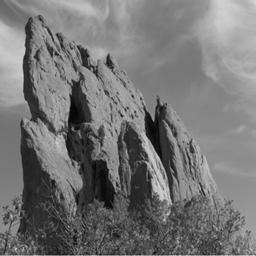
%> input picture Midsem Exam/mountain.jpg, 256 x 256 px
$ octave exam1.m   (GNU Octave 9; MATLAB toolbox functions it lacks are replaced by stand-ins)
%> lines starting %> are read from the running program, lines starting %| are printed output that depends on the picture
% Clear variables, close figures, and clear command window
clear all;
close all;
clc;

% Read the mountain image
img = imread('mountain.jpg');
%> img is the input picture: size 256x256x3 uint8; min 0, max 216, mean 117.1
figure, imshow(img);
title("original Image");

% Define Gaussian filter kernel as instructed in the problem
gaussian_kernel = fspecial('gaussian', [5 5], 1);

% Apply Gaussian filter to smooth the image as it is mentioned
img_smooth = imfilter(img, gaussian_kernel, 'replicate');
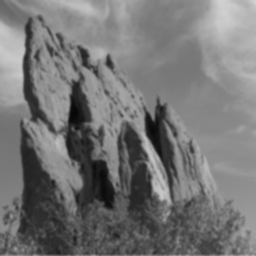
%> img_smooth: size 256x256x3 uint8; min 6, max 210, mean 117.1
figure, imshow(img_smooth);
title("Gaussian Image");

% using 1.5 to submit and 0.5 and 1 for other questions
alpha = 2;

% Sharpen the image using the formula: it can be seen in the question
img_sharp = (1 + alpha) * double(img) - alpha * double(img_smooth);
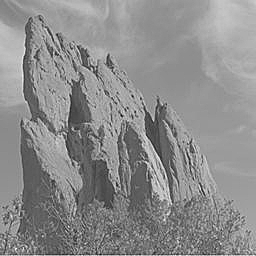
%> img_sharp: size 256x256x3 double; min -115, max 306, mean 117.1; drawn with min black and max white

% Convert the sharpened image back to uint8 otherwise no good result
img_sharp = uint8(img_sharp);
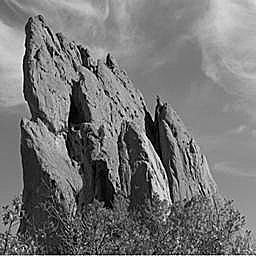
%> img_sharp: size 256x256x3 uint8; min 0, max 255, mean 117.4

% Display the final sharpened image
figure, imshow(img_sharp);
title("Sharpned Alpha 2")
